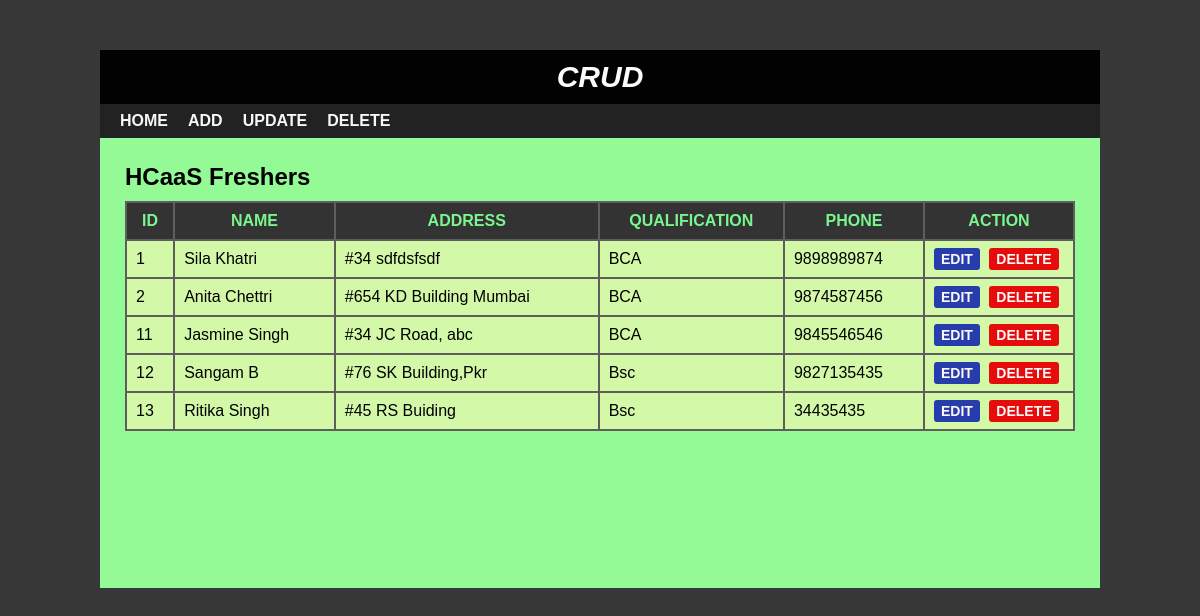
Before: / with the older database file.
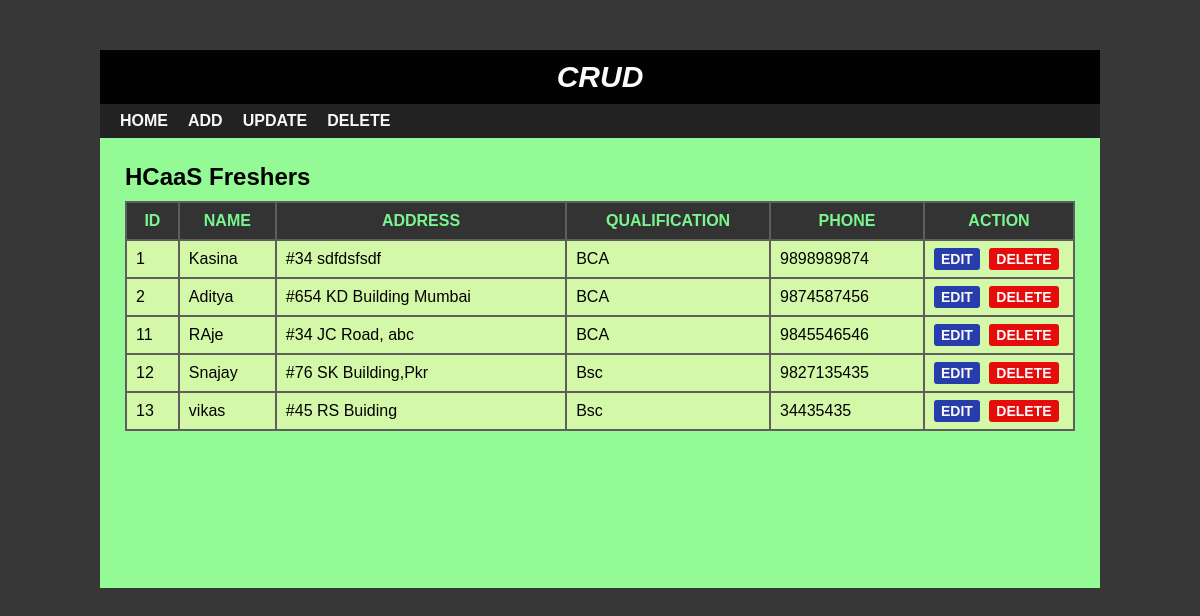
After: the same page with the newer database file.
### tables this page shows
CREATE TABLE `student` (
  `sid` int(10) NOT NULL,
  `sname` varchar(30) NOT NULL,
  `saddress` varchar(100) NOT NULL,
  `sclass` int(10) NOT NULL,
  `sphone` varchar(10) NOT NULL
);

CREATE TABLE `studentclass` (
  `cid` int(11) NOT NULL,
  `cname` varchar(15) NOT NULL
);

### index.php (the view, shortened to what this page needs)
<?php
include 'header.php';
?>
<div id="main-content">
    <h2>HCaaS Freshers</h2>
    <?php
      include 'config.php';
      $sql = "SELECT * FROM student JOIN studentclass WHERE student.sclass = studentclass.cid";
      $result = mysqli_query($conn, $sql) or die("Query Unsuccessful.");
      if(mysqli_num_rows($result) > 0)  {
    ?>
    <table cellpadding="9px">
        <thead>
        <th>Id</th>
        <th>Name</th>
        <th>Address</th>
        <th>Qualification</th>
        <th>Phone</th>
        <th>Action</th>
        </thead>
        <tbody>
          <?php
            while($row = mysqli_fetch_assoc($result)){
          ?>
            <tr>
                <td><?php echo $row['sid']; ?></td>
                <td><?php echo $row['sname']; ?></td>
                <td><?php echo $row['saddress']; ?></td>
                <td><?php echo $row['cname']; ?></td>
                <td><?php echo $row['sphone']; ?></td>
                <td>
                    <a href='edit.php?id=<?php echo $row['sid']; ?>'>Edit</a>
                    <a href='delete-inline.php?id=<?php echo $row['sid']; ?>'>Delete</a>
                </td>
            </tr>
          <?php } ?>
        </tbody>
    </table>
  <?php }else{
    echo "<h2>No Record Found</h2>";
  }
  ?>
</div>
</div>
</body>
</html>

### header.php (shortened to what this page needs)
<!DOCTYPE html>
<html lang="en">
<head>
  <link rel="stylesheet" href="css/style.css">
</head>
<body>
    <div id="wrapper">
        <div id="header">
            <h1>CRUD</h1>
        </div>
        <div id="menu">
            <ul>
                <li>
                    <a href="index.php">Home</a>
                </li>
                <li>
                    <a href="add.php">Add</a>
                </li>
                <li>
                    <a href="update.php">Update</a>
                </li>
                <li>
                    <a href="delete.php">Delete</a>
                </li>
            </ul>
        </div>

### css/style.css (style rules this page uses)
body { font:16px arial; margin: 0; padding: 0; background: rgb(55, 55, 55); }
#wrapper { width: 1000px; margin: 50px auto 0; background-color: #93fa95; }
#header { text-align: center; background-color: rgb(2, 2, 2); padding: 10px; }
#header h1 { color: #f9fcf9; font-size: 30px; font-style: italic; font-weight: 700; text-transform: uppercase; margin: 0; }
#menu { background-color: #222222; }
#menu ul { font-size: 0; padding: 0 10px; margin: 0; list-style: none; }
#menu ul li { display: inline-block; }
#menu ul li a { color: #faf7f7; font-size: 16px; font-weight: 600; padding: 8px 10px; display: block; text-decoration: none; text-transform: uppercase; transition: all 0.3s ease; }
#main-content { padding: 25px; min-height: 400px; }
#main-content h2 { margin: 0 0 10px; text-transform: capitalize; }
#main-content table { width: 100%; background-color: #5e5e5d; margin: 0 0 20px; }
#main-content table th { color: #79f78e; background-color: #333; text-transform: uppercase; }
#main-content table th:last-child { width: 130px; }
#main-content table td { background-color: #d3f9a8; }
#main-content table td a { font-size: 14px; font-weight: 600; text-transform: uppercase; padding: 3px 7px; color: #fcf9f9; background-color: #273dab; text-decoration: none; border-radius: 3px; }
#main-content table td a:nth-child(2) { background-color: #e70c0c; margin: 0 0 0 5px; }

Changed rows visible on the page:
changed student "#34 sdfdsfsdf": sname "Sila Khatri" → "Kasina"
changed student "#654 KD Building Mumbai": sname "Anita Chettri" → "Aditya"
changed student "#34 JC Road, abc": sname "Jasmine Singh" → "RAje"
changed student "#76 SK Building,Pkr": sname "Sangam B" → "Snajay"
changed student "#45 RS Buiding": sname "Ritika Singh" → "vikas"
